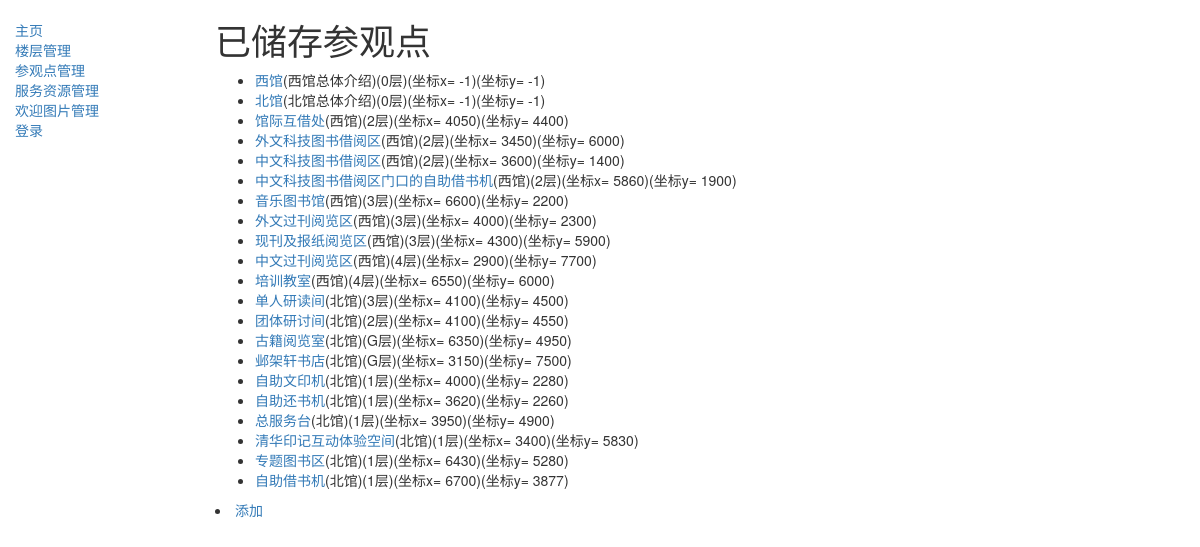
The app's page /manage/points/ with its own data.
### Comment/models.py (models this page shows)
class Point(models.Model):
    position = models.CharField(max_length=200, verbose_name='位置', null=False, blank=False)
    library = models.CharField(max_length=50, verbose_name='馆属', null=False, blank=False)
    floor = models.CharField(max_length=50, verbose_name='层', null=False, blank=False, default='0')
    x = models.IntegerField(verbose_name='x坐标', null=False, blank=False, default=-1)
    y = models.IntegerField(verbose_name='y坐标', null=False, blank=False, default=-1)
    describe = models.CharField(verbose_name='描述', max_length=512)
    image = models.ImageField(upload_to='image/point', null=True, blank=True, verbose_name="描述图片")
    video = models.FileField(upload_to='video/', null=True, blank=True, verbose_name="描述视频")
    order = models.IntegerField(verbose_name='导览顺序', null=False, blank=False, default=0)
    def get_absolute_url(self):
        return reverse('Comment:point-detail', args=[str(self.id)])

### Comment/views.py (the view)
# urls.py: url(r'^manage/points/$', views.PointListView.as_view(), name='points'),
class PointListView(generic.ListView):
    model = Point
    template_name = 'point_list.html'

### templates/point_list.html
{% extends "base_generic.html" %}
{% block content %}
    <h1>已储存参观点</h1>
    {% if point_list %}
    <ul>
      {% for point in point_list %}
      <li>
        <a href="{{ point.get_absolute_url }}">{{ point.position }}</a>({{ point.library }})({{point.floor}}层)(坐标x= {{ point.x }})(坐标y= {{ point.y }})
      </li>
      {% endfor %}
    </ul>
    {% else %}
      <p>暂无参观点.</p>
    {% endif %}
    <li>
          <a href="{% url 'Comment:point_create' %}">添加</a>
          </li>
{% endblock %}

### records on screen
Point: position "西馆", library "西馆总体介绍", floor "0", x "-1", y "-1"
Point: position "北馆", library "北馆总体介绍", floor "0", x "-1", y "-1"
Point: position "馆际互借处", library "西馆", floor "2", x "4050", y "4400"
Point: position "外文科技图书借阅区", library "西馆", floor "2", x "3450", y "6000"
Point: position "中文科技图书借阅区", library "西馆", floor "2", x "3600", y "1400"
Point: position "中文科技图书借阅区门口的自助借书机", library "西馆", floor "2", x "5860", y "1900"
Point: position "音乐图书馆", library "西馆", floor "3", x "6600", y "2200"
Point: position "外文过刊阅览区", library "西馆", floor "3", x "4000", y "2300"
Point: position "现刊及报纸阅览区", library "西馆", floor "3", x "4300", y "5900"
Point: position "中文过刊阅览区", library "西馆", floor "4", x "2900", y "7700"
Point: position "培训教室", library "西馆", floor "4", x "6550", y "6000"
Point: position "单人研读间", library "北馆", floor "3", x "4100", y "4500"
Point: position "团体研讨间", library "北馆", floor "2", x "4100", y "4550"
Point: position "古籍阅览室", library "北馆", floor "G", x "6350", y "4950"
Point: position "邺架轩书店", library "北馆", floor "G", x "3150", y "7500"
Point: position "自助文印机", library "北馆", floor "1", x "4000", y "2280"
Point: position "自助还书机", library "北馆", floor "1", x "3620", y "2260"
Point: position "总服务台", library "北馆", floor "1", x "3950", y "4900"
Point: position "清华印记互动体验空间", library "北馆", floor "1", x "3400", y "5830"
Point: position "专题图书区", library "北馆", floor "1", x "6430", y "5280"
Point: position "自助借书机", library "北馆", floor "1", x "6700", y "3877"
